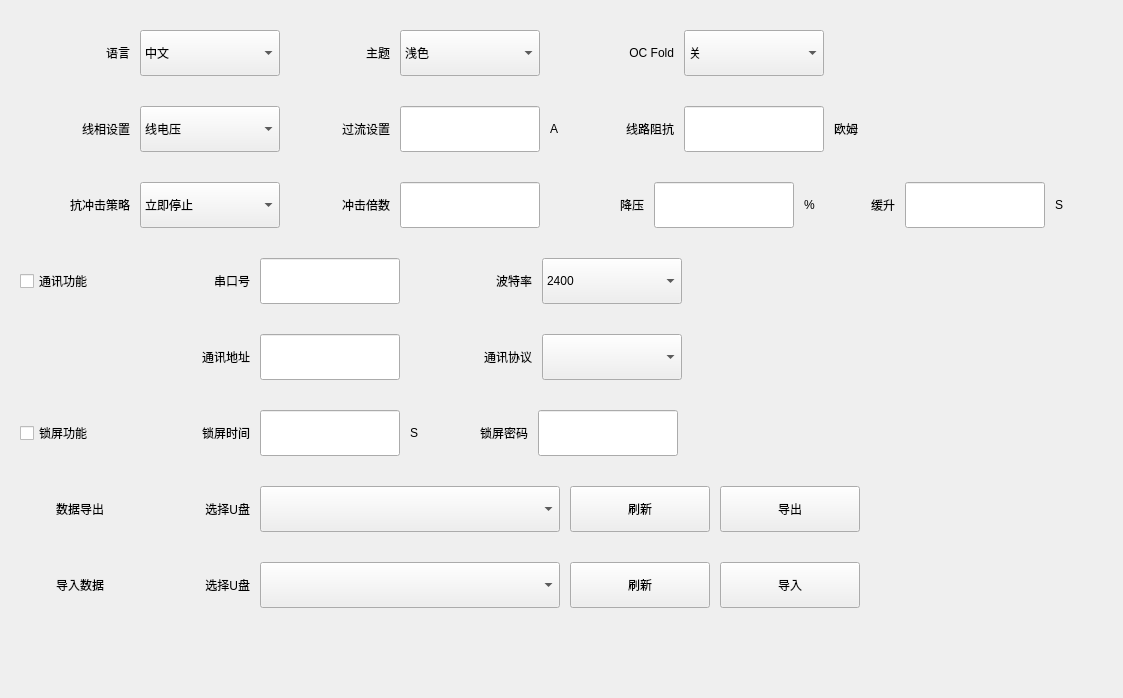
       <widget class="QWidget" name="systemPage">
        <layout class="QVBoxLayout" name="verticalLayout_3">
         <property name="spacing">
          <number>30</number>
         </property>
         <property name="leftMargin">
          <number>0</number>
         </property>
         <property name="topMargin">
          <number>30</number>
         </property>
         <property name="rightMargin">
          <number>0</number>
         </property>
         <property name="bottomMargin">
          <number>50</number>
         </property>
         <item>
          <layout class="QHBoxLayout" name="horizontalLayout_3">
           <property name="spacing">
            <number>10</number>
           </property>
           <property name="leftMargin">
            <number>20</number>
           </property>
           <property name="rightMargin">
            <number>20</number>
           </property>
           <item>
            <widget class="QLabel" name="label">
             <property name="minimumSize">
              <size>
               <width>110</width>
               <height>0</height>
              </size>
             </property>
             <property name="text">
              <string>语言</string>
             </property>
             <property name="alignment">
              <set>Qt::AlignRight|Qt::AlignTrailing|Qt::AlignVCenter</set>
             </property>
            </widget>
           </item>
           <item>
            <widget class="QComboBox" name="languageCB">
             <property name="minimumSize">
              <size>
               <width>140</width>
               <height>46</height>
              </size>
             </property>
             <item>
              <property name="text">
               <string>中文</string>
              </property>
             </item>
             <item>
              <property name="text">
               <string>英文</string>
              </property>
             </item>
            </widget>
           </item>
           <item>
            <widget class="QLabel" name="label_3">
             <property name="minimumSize">
              <size>
               <width>100</width>
               <height>0</height>
              </size>
             </property>
             <property name="text">
              <string>主题</string>
             </property>
             <property name="alignment">
              <set>Qt::AlignRight|Qt::AlignTrailing|Qt::AlignVCenter</set>
             </property>
            </widget>
           </item>
           <item>
            <widget class="QComboBox" name="themeCB">
             <property name="minimumSize">
              <size>
               <width>140</width>
               <height>46</height>
              </size>
             </property>
             <item>
              <property name="text">
               <string>浅色</string>
              </property>
             </item>
            </widget>
           </item>
           <item>
            <widget class="QLabel" name="label_37">
             <property name="minimumSize">
              <size>
               <width>14</width>
               <height>0</height>
              </size>
             </property>
             <property name="text">
              <string/>
             </property>
            </widget>
           </item>
           <item>
            <widget class="QLabel" name="label_4">
             <property name="minimumSize">
              <size>
               <width>100</width>
               <height>0</height>
              </size>
             </property>
             <property name="text">
              <string notr="true">OC Fold</string>
             </property>
             <property name="alignment">
              <set>Qt::AlignRight|Qt::AlignTrailing|Qt::AlignVCenter</set>
             </property>
            </widget>
           </item>
           <item>
            <widget class="QComboBox" name="ocfoldCB">
             <property name="minimumSize">
              <size>
               <width>140</width>
               <height>46</height>
              </size>
             </property>
             <item>
              <property name="text">
               <string>关</string>
              </property>
             </item>
             <item>
              <property name="text">
               <string>开</string>
              </property>
             </item>
            </widget>
           </item>
           <item>
            <spacer name="horizontalSpacer_10">
             <property name="orientation">
              <enum>Qt::Horizontal</enum>
             </property>
             <property name="sizeHint" stdset="0">
              <size>
               <width>40</width>
               <height>20</height>
              </size>
             </property>
            </spacer>
           </item>
          </layout>
         </item>
         <item>
          <layout class="QHBoxLayout" name="horizontalLayout_4">
           <property name="spacing">
            <number>10</number>
           </property>
           <property name="leftMargin">
            <number>20</number>
           </property>
           <property name="rightMargin">
            <number>20</number>
           </property>
           <item>
            <widget class="QLabel" name="label_5">
             <property name="minimumSize">
              <size>
               <width>110</width>
               <height>0</height>
              </size>
             </property>
             <property name="text">
              <string>线相设置</string>
             </property>
             <property name="alignment">
              <set>Qt::AlignRight|Qt::AlignTrailing|Qt::AlignVCenter</set>
             </property>
            </widget>
           </item>
           <item>
            <widget class="QComboBox" name="phaseCB">
             <property name="minimumSize">
              <size>
               <width>140</width>
               <height>46</height>
              </size>
             </property>
             <item>
              <property name="text">
               <string>线电压</string>
              </property>
             </item>
             <item>
              <property name="text">
               <string>相电压</string>
              </property>
             </item>
            </widget>
           </item>
           <item>
            <widget class="QLabel" name="label_6">
             <property name="minimumSize">
              <size>
               <width>100</width>
               <height>0</height>
              </size>
             </property>
             <property name="text">
              <string>过流设置</string>
             </property>
             <property name="alignment">
              <set>Qt::AlignRight|Qt::AlignTrailing|Qt::AlignVCenter</set>
             </property>
            </widget>
           </item>
           <item>
            <widget class="QLineEdit" name="overCurrentLE">
             <property name="minimumSize">
              <size>
               <width>140</width>
               <height>46</height>
              </size>
             </property>
             <property name="maximumSize">
              <size>
               <width>120</width>
               <height>16777215</height>
              </size>
             </property>
            </widget>
           </item>
           <item>
            <widget class="QLabel" name="label_7">
             <property name="minimumSize">
              <size>
               <width>14</width>
               <height>0</height>
              </size>
             </property>
             <property name="text">
              <string notr="true">A</string>
             </property>
            </widget>
           </item>
           <item>
            <widget class="QLabel" name="label_8">
             <property name="minimumSize">
              <size>
               <width>100</width>
               <height>0</height>
              </size>
             </property>
             <property name="text">
              <string>线路阻抗</string>
             </property>
             <property name="alignment">
              <set>Qt::AlignRight|Qt::AlignTrailing|Qt::AlignVCenter</set>
             </property>
            </widget>
           </item>
           <item>
            <widget class="QLineEdit" name="lineImpedanceLE">
             <property name="minimumSize">
              <size>
               <width>140</width>
               <height>46</height>
              </size>
             </property>
             <property name="maximumSize">
              <size>
               <width>120</width>
               <height>16777215</height>
              </size>
             </property>
            </widget>
           </item>
           <item>
            <widget class="QLabel" name="ohmLab">
             <property name="text">
              <string>欧姆</string>
             </property>
            </widget>
           </item>
           <item>
            <spacer name="horizontalSpacer_11">
             <property name="orientation">
              <enum>Qt::Horizontal</enum>
             </property>
             <property name="sizeHint" stdset="0">
              <size>
               <width>40</width>
               <height>20</height>
              </size>
             </property>
            </spacer>
           </item>
          </layout>
         </item>
         <item>
          <layout class="QHBoxLayout" name="horizontalLayout_5">
           <property name="spacing">
            <number>10</number>
           </property>
           <property name="leftMargin">
            <number>20</number>
           </property>
           <property name="rightMargin">
            <number>20</number>
           </property>
           <item>
            <widget class="QLabel" name="label_10">
             <property name="minimumSize">
              <size>
               <width>110</width>
               <height>0</height>
              </size>
             </property>
             <property name="text">
              <string>抗冲击策略</string>
             </property>
             <property name="alignment">
              <set>Qt::AlignRight|Qt::AlignTrailing|Qt::AlignVCenter</set>
             </property>
            </widget>
           </item>
           <item>
            <widget class="QComboBox" name="antiShockCB">
             <property name="minimumSize">
              <size>
               <width>140</width>
               <height>46</height>
              </size>
             </property>
             <item>
              <property name="text">
               <string>立即停止</string>
              </property>
             </item>
             <item>
              <property name="text">
               <string>降压缓升</string>
              </property>
             </item>
             <item>
              <property name="text">
               <string>降压保持</string>
              </property>
             </item>
            </widget>
           </item>
           <item>
            <widget class="QLabel" name="label_11">
             <property name="minimumSize">
              <size>
               <width>100</width>
               <height>0</height>
              </size>
             </property>
             <property name="text">
              <string>冲击倍数</string>
             </property>
             <property name="alignment">
              <set>Qt::AlignRight|Qt::AlignTrailing|Qt::AlignVCenter</set>
             </property>
            </widget>
           </item>
           <item>
            <widget class="QLineEdit" name="shockMultLE">
             <property name="minimumSize">
              <size>
               <width>140</width>
               <height>46</height>
              </size>
             </property>
             <property name="maximumSize">
              <size>
               <width>120</width>
               <height>16777215</height>
              </size>
             </property>
            </widget>
           </item>
           <item>
            <widget class="QLabel" name="label_38">
             <property name="minimumSize">
              <size>
               <width>14</width>
               <height>0</height>
              </size>
             </property>
             <property name="text">
              <string/>
             </property>
            </widget>
           </item>
           <item>
            <widget class="QLabel" name="label_12">
             <property name="minimumSize">
              <size>
               <width>70</width>
               <height>0</height>
              </size>
             </property>
             <property name="text">
              <string>降压</string>
             </property>
             <property name="alignment">
              <set>Qt::AlignRight|Qt::AlignTrailing|Qt::AlignVCenter</set>
             </property>
            </widget>
           </item>
           <item>
            <widget class="QLineEdit" name="voltageDropLE">
             <property name="minimumSize">
              <size>
               <width>140</width>
               <height>46</height>
              </size>
             </property>
             <property name="maximumSize">
              <size>
               <width>120</width>
               <height>16777215</height>
              </size>
             </property>
            </widget>
           </item>
           <item>
            <widget class="QLabel" name="label_15">
             <property name="text">
              <string>%</string>
             </property>
            </widget>
           </item>
           <item>
            <widget class="QLabel" name="shockLab">
             <property name="minimumSize">
              <size>
               <width>70</width>
               <height>0</height>
              </size>
             </property>
             <property name="text">
              <string>缓升</string>
             </property>
             <property name="alignment">
              <set>Qt::AlignRight|Qt::AlignTrailing|Qt::AlignVCenter</set>
             </property>
            </widget>
           </item>
           <item>
            <widget class="QLineEdit" name="retardTimeLE">
             <property name="minimumSize">
              <size>
               <width>140</width>
               <height>46</height>
              </size>
             </property>
             <property name="maximumSize">
              <size>
               <width>120</width>
               <height>16777215</height>
              </size>
             </property>
            </widget>
           </item>
           <item>
            <widget class="QLabel" name="label_14">
             <property name="text">
              <string>S</string>
             </property>
            </widget>
           </item>
           <item>
            <spacer name="horizontalSpacer_12">
             <property name="orientation">
              <enum>Qt::Horizontal</enum>
             </property>
             <property name="sizeHint" stdset="0">
              <size>
               <width>40</width>
               <height>20</height>
              </size>
             </property>
            </spacer>
           </item>
          </layout>
         </item>
         <item>
          <layout class="QHBoxLayout" name="horizontalLayout_6">
           <property name="spacing">
            <number>10</number>
           </property>
           <property name="leftMargin">
            <number>20</number>
           </property>
           <property name="rightMargin">
            <number>20</number>
           </property>
           <item>
            <widget class="QCheckBox" name="commCheck">
             <property name="minimumSize">
              <size>
               <width>120</width>
               <height>40</height>
              </size>
             </property>
             <property name="text">
              <string>通讯功能</string>
             </property>
            </widget>
           </item>
           <item>
            <widget class="QLabel" name="label_16">
             <property name="minimumSize">
              <size>
               <width>100</width>
               <height>0</height>
              </size>
             </property>
             <property name="text">
              <string>串口号</string>
             </property>
             <property name="alignment">
              <set>Qt::AlignRight|Qt::AlignTrailing|Qt::AlignVCenter</set>
             </property>
            </widget>
           </item>
           <item>
            <widget class="QLineEdit" name="comLE">
             <property name="minimumSize">
              <size>
               <width>140</width>
               <height>46</height>
              </size>
             </property>
             <property name="maximumSize">
              <size>
               <width>120</width>
               <height>16777215</height>
              </size>
             </property>
            </widget>
           </item>
           <item>
            <widget class="QLabel" name="label_17">
             <property name="minimumSize">
              <size>
               <width>122</width>
               <height>0</height>
              </size>
             </property>
             <property name="text">
              <string>波特率</string>
             </property>
             <property name="alignment">
              <set>Qt::AlignRight|Qt::AlignTrailing|Qt::AlignVCenter</set>
             </property>
            </widget>
           </item>
           <item>
            <widget class="QComboBox" name="baudrateCB">
             <property name="minimumSize">
              <size>
               <width>140</width>
               <height>46</height>
              </size>
             </property>
             <item>
              <property name="text">
               <string>2400</string>
              </property>
             </item>
             <item>
              <property name="text">
               <string>4800</string>
              </property>
             </item>
             <item>
              <property name="text">
               <string>9600</string>
              </property>
             </item>
             <item>
              <property name="text">
               <string>14400</string>
              </property>
             </item>
             <item>
              <property name="text">
               <string>19200</string>
              </property>
             </item>
             <item>
              <property name="text">
               <string>38400</string>
              </property>
             </item>
             <item>
              <property name="text">
               <string>56000</string>
              </property>
             </item>
             <item>
              <property name="text">
               <string>57600</string>
              </property>
             </item>
             <item>
              <property name="text">
               <string>115200</string>
              </property>
             </item>
            </widget>
           </item>
           <item>
            <spacer name="horizontalSpacer_14">
             <property name="orientation">
              <enum>Qt::Horizontal</enum>
             </property>
             <property name="sizeHint" stdset="0">
              <size>
               <width>40</width>
               <height>20</height>
              </size>
             </property>
            </spacer>
           </item>
          </layout>
         </item>
         <item>
          <layout class="QHBoxLayout" name="horizontalLayout_23">
           <property name="spacing">
            <number>10</number>
           </property>
           <property name="leftMargin">
            <number>20</number>
           </property>
           <property name="rightMargin">
            <number>20</number>
           </property>
           <item>
            <widget class="QLabel" name="label_39">
             <property name="minimumSize">
              <size>
               <width>120</width>
               <height>0</height>
              </size>
             </property>
             <property name="text">
              <string/>
             </property>
            </widget>
           </item>
           <item>
            <widget class="QLabel" name="label_18">
             <property name="minimumSize">
              <size>
               <width>100</width>
               <height>0</height>
              </size>
             </property>
             <property name="text">
              <string>通讯地址</string>
             </property>
             <property name="alignment">
              <set>Qt::AlignRight|Qt::AlignTrailing|Qt::AlignVCenter</set>
             </property>
            </widget>
           </item>
           <item>
            <widget class="QLineEdit" name="addrLE">
             <property name="minimumSize">
              <size>
               <width>140</width>
               <height>46</height>
              </size>
             </property>
             <property name="maximumSize">
              <size>
               <width>120</width>
               <height>16777215</height>
              </size>
             </property>
            </widget>
           </item>
           <item>
            <widget class="QLabel" name="label_19">
             <property name="minimumSize">
              <size>
               <width>122</width>
               <height>0</height>
              </size>
             </property>
             <property name="text">
              <string>通讯协议</string>
             </property>
             <property name="alignment">
              <set>Qt::AlignRight|Qt::AlignTrailing|Qt::AlignVCenter</set>
             </property>
            </widget>
           </item>
           <item>
            <widget class="QComboBox" name="protocolCB">
             <property name="minimumSize">
              <size>
               <width>140</width>
               <height>46</height>
              </size>
             </property>
            </widget>
           </item>
           <item>
            <spacer name="horizontalSpacer_13">
             <property name="orientation">
              <enum>Qt::Horizontal</enum>
             </property>
             <property name="sizeHint" stdset="0">
              <size>
               <width>40</width>
               <height>20</height>
              </size>
             </property>
            </spacer>
           </item>
          </layout>
         </item>
         <item>
          <layout class="QHBoxLayout" name="horizontalLayout_7">
           <property name="spacing">
            <number>10</number>
           </property>
           <property name="leftMargin">
            <number>20</number>
           </property>
           <property name="rightMargin">
            <number>20</number>
           </property>
           <item>
            <widget class="QCheckBox" name="lockCHeck">
             <property name="minimumSize">
              <size>
               <width>120</width>
               <height>40</height>
              </size>
             </property>
             <property name="text">
              <string>锁屏功能</string>
             </property>
            </widget>
           </item>
           <item>
            <widget class="QLabel" name="label_20">
             <property name="minimumSize">
              <size>
               <width>100</width>
               <height>0</height>
              </size>
             </property>
             <property name="text">
              <string>锁屏时间</string>
             </property>
             <property name="alignment">
              <set>Qt::AlignRight|Qt::AlignTrailing|Qt::AlignVCenter</set>
             </property>
            </widget>
           </item>
           <item>
            <widget class="QLineEdit" name="lockTimeLE">
             <property name="minimumSize">
              <size>
               <width>140</width>
               <height>46</height>
              </size>
             </property>
             <property name="maximumSize">
              <size>
               <width>120</width>
               <height>16777215</height>
              </size>
             </property>
            </widget>
           </item>
           <item>
            <widget class="QLabel" name="label_9">
             <property name="text">
              <string>S</string>
             </property>
            </widget>
           </item>
           <item>
            <widget class="QLabel" name="label_40">
             <property name="minimumSize">
              <size>
               <width>100</width>
               <height>0</height>
              </size>
             </property>
             <property name="text">
              <string>锁屏密码</string>
             </property>
             <property name="alignment">
              <set>Qt::AlignRight|Qt::AlignTrailing|Qt::AlignVCenter</set>
             </property>
            </widget>
           </item>
           <item>
            <widget class="QLineEdit" name="lockPwdLE">
             <property name="minimumSize">
              <size>
               <width>140</width>
               <height>46</height>
              </size>
             </property>
             <property name="maximumSize">
              <size>
               <width>140</width>
               <height>16777215</height>
              </size>
             </property>
             <property name="inputMask">
              <string notr="true"/>
             </property>
             <property name="text">
              <string notr="true"/>
             </property>
            </widget>
           </item>
           <item>
            <spacer name="horizontalSpacer">
             <property name="orientation">
              <enum>Qt::Horizontal</enum>
             </property>
             <property name="sizeHint" stdset="0">
              <size>
               <width>40</width>
               <height>20</height>
              </size>
             </property>
            </spacer>
           </item>
          </layout>
         </item>
         <item>
          <layout class="QHBoxLayout" name="horizontalLayout_27">
           <property name="spacing">
            <number>10</number>
           </property>
           <property name="leftMargin">
            <number>20</number>
           </property>
           <property name="rightMargin">
            <number>20</number>
           </property>
           <item>
            <widget class="QLabel" name="label_13">
             <property name="minimumSize">
              <size>
               <width>120</width>
               <height>0</height>
              </size>
             </property>
             <property name="text">
              <string>数据导出</string>
             </property>
             <property name="alignment">
              <set>Qt::AlignCenter</set>
             </property>
            </widget>
           </item>
           <item>
            <widget class="QLabel" name="label_41">
             <property name="minimumSize">
              <size>
               <width>100</width>
               <height>0</height>
              </size>
             </property>
             <property name="text">
              <string>选择U盘</string>
             </property>
             <property name="alignment">
              <set>Qt::AlignRight|Qt::AlignTrailing|Qt::AlignVCenter</set>
             </property>
            </widget>
           </item>
           <item>
            <widget class="QComboBox" name="UdiskExportCB">
             <property name="minimumSize">
              <size>
               <width>300</width>
               <height>46</height>
              </size>
             </property>
             <property name="currentText">
              <string notr="true"/>
             </property>
            </widget>
           </item>
           <item>
            <widget class="QPushButton" name="refreshExportBtn">
             <property name="minimumSize">
              <size>
               <width>140</width>
               <height>46</height>
              </size>
             </property>
             <property name="text">
              <string>刷新</string>
             </property>
            </widget>
           </item>
           <item>
            <widget class="QPushButton" name="exportBtn">
             <property name="minimumSize">
              <size>
               <width>140</width>
               <height>46</height>
              </size>
             </property>
             <property name="text">
              <string>导出</string>
             </property>
            </widget>
           </item>
           <item>
            <spacer name="horizontalSpacer_21">
             <property name="orientation">
              <enum>Qt::Horizontal</enum>
             </property>
             <property name="sizeHint" stdset="0">
              <size>
               <width>40</width>
               <height>20</height>
              </size>
             </property>
            </spacer>
           </item>
          </layout>
         </item>
         <item>
          <layout class="QHBoxLayout" name="horizontalLayout_28">
           <property name="spacing">
            <number>10</number>
           </property>
           <property name="leftMargin">
            <number>20</number>
           </property>
           <property name="rightMargin">
            <number>20</number>
           </property>
           <item>
            <widget class="QLabel" name="label_42">
             <property name="minimumSize">
              <size>
               <width>120</width>
               <height>0</height>
              </size>
             </property>
             <property name="text">
              <string>导入数据</string>
             </property>
             <property name="alignment">
              <set>Qt::AlignCenter</set>
             </property>
            </widget>
           </item>
           <item>
            <widget class="QLabel" name="label_43">
             <property name="minimumSize">
              <size>
               <width>100</width>
               <height>0</height>
              </size>
             </property>
             <property name="text">
              <string>选择U盘</string>
             </property>
             <property name="alignment">
              <set>Qt::AlignRight|Qt::AlignTrailing|Qt::AlignVCenter</set>
             </property>
            </widget>
           </item>
           <item>
            <widget class="QComboBox" name="UdiskImportCB">
             <property name="minimumSize">
              <size>
               <width>300</width>
               <height>46</height>
              </size>
             </property>
             <property name="currentText">
              <string notr="true"/>
             </property>
            </widget>
           </item>
           <item>
            <widget class="QPushButton" name="efreshImportBtn">
             <property name="minimumSize">
              <size>
               <width>140</width>
               <height>46</height>
              </size>
             </property>
             <property name="text">
              <string>刷新</string>
             </property>
            </widget>
           </item>
           <item>
            <widget class="QPushButton" name="importBtn">
             <property name="minimumSize">
              <size>
               <width>140</width>
               <height>46</height>
              </size>
             </property>
             <property name="text">
              <string>导入</string>
             </property>
            </widget>
           </item>
           <item>
            <spacer name="horizontalSpacer_22">
             <property name="orientation">
              <enum>Qt::Horizontal</enum>
             </property>
             <property name="sizeHint" stdset="0">
              <size>
               <width>40</width>
               <height>20</height>
              </size>
             </property>
            </spacer>
           </item>
          </layout>
         </item>
         <item>
          <spacer name="verticalSpacer_4">
           <property name="orientation">
            <enum>Qt::Vertical</enum>
           </property>
           <property name="sizeHint" stdset="0">
            <size>
             <width>20</width>
             <height>40</height>
            </size>
           </property>
          </spacer>
         </item>
        </layout>
       </widget>
